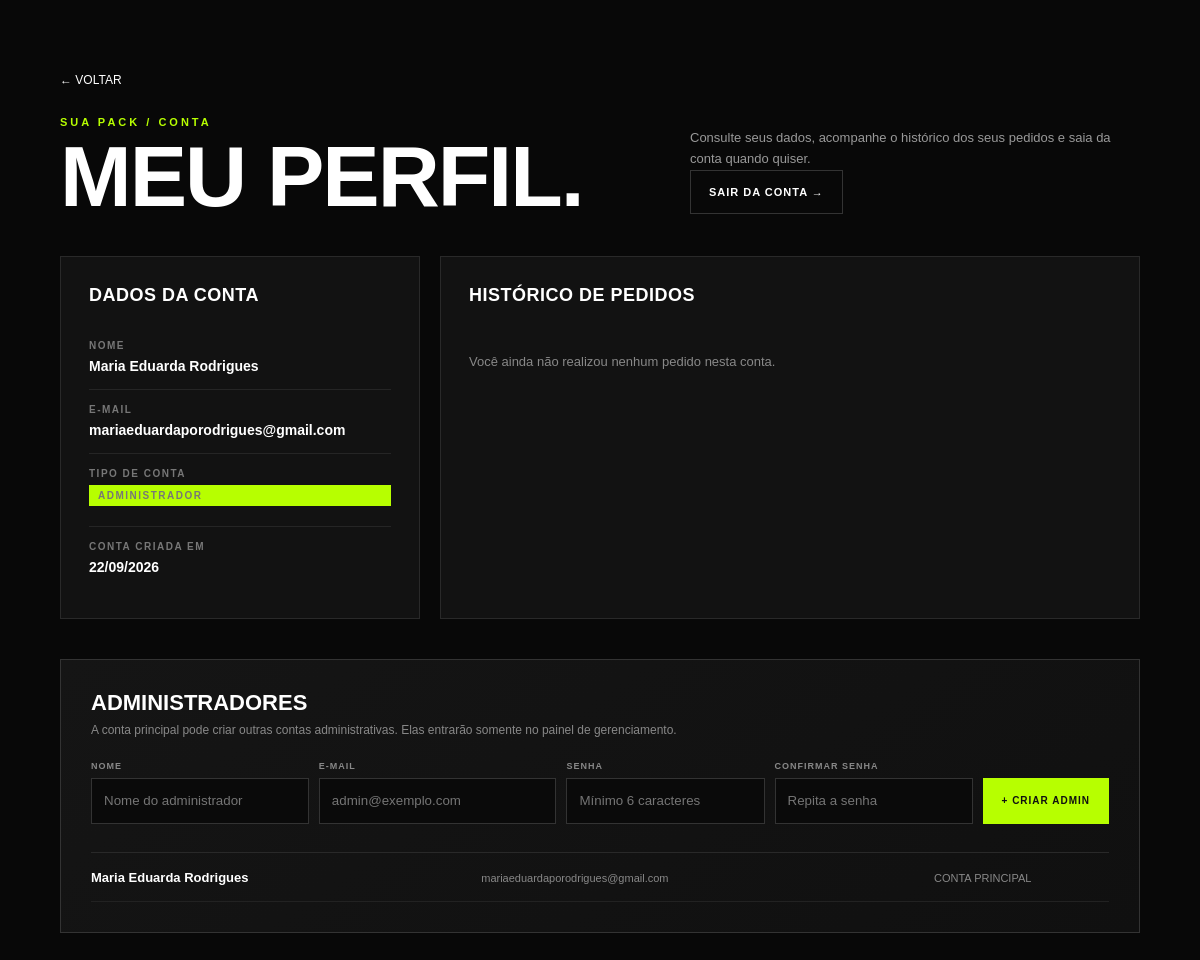
The app's page /perfil.php (signed in) with its own data.
### tables this page shows
CREATE TABLE usuarios (

    id_usuario INT AUTO_INCREMENT PRIMARY KEY,

    nome VARCHAR(120) NOT NULL,

    email VARCHAR(180) NOT NULL UNIQUE,

    senha VARCHAR(255) NOT NULL,

    tipo ENUM('cliente', 'admin') NOT NULL DEFAULT 'cliente',

    criado_em TIMESTAMP DEFAULT CURRENT_TIMESTAMP

);

### includes/auth.php (called while the page is built, shortened)
<?php
function usuario_logado(): bool {
    return isset($_SESSION["usuario_id"]);
}
function usuario_admin(): bool {
    return usuario_logado() && ($_SESSION["usuario_tipo"] ?? "") === "admin";
}
function usuario_admin_principal(): bool {
    return usuario_admin() && strtolower((string)($_SESSION["usuario_email"] ?? "")) === EMAIL_ADMIN_PRINCIPAL;
}
function id_usuario_logado(): ?int {
    return usuario_logado() ? (int) $_SESSION["usuario_id"] : null;
}
?>

### perfil.php (the view, shortened to what this page needs)
<?php
require_once "includes/auth.php";
require_once "conexao.php";
$id_usuario = id_usuario_logado();
$stmt = $conexao->prepare("SELECT id_usuario, nome, email, tipo, criado_em FROM usuarios WHERE id_usuario = ? LIMIT 1");
$stmt->bind_param("i", $id_usuario);
$stmt->execute();
$usuario = $stmt->get_result()->fetch_assoc();
$stmt = $conexao->prepare("SELECT id_pedido, nome_cliente, forma_pagamento, valor_total, status_pedido FROM pedidos WHERE id_usuario = ? ORDER BY id_pedido DESC");
$stmt->bind_param("i", $id_usuario);
$stmt->execute();
$pedidos = $stmt->get_result()->fetch_all(MYSQLI_ASSOC);
$admins = [];
if (usuario_admin_principal()) {
    $resultado = $conexao->query("SELECT id_usuario, nome, email, criado_em FROM usuarios WHERE tipo = 'admin' ORDER BY id_usuario ASC");
    $admins = $resultado ? $resultado->fetch_all(MYSQLI_ASSOC) : [];
}
?>
<!DOCTYPE html>
<html lang="pt-br">
<head>
<link rel="stylesheet" href="style.css">
</head>
<body>
<main class="perfil-pagina">
<div class="perfil-wrap">
<a href="<?= usuario_admin() ? 'admin/index.php' : 'index.php' ?>" class="voltar-perfil">← VOLTAR</a>
<header class="perfil-topo">
<div><span class="perfil-marca">SUA PACK / CONTA</span><h1>MEU PERFIL.</h1></div>
<div><p>Consulte seus dados, acompanhe o histórico dos seus pedidos e saia da conta quando quiser.</p><div class="perfil-acoes"><a href="logout.php">SAIR DA CONTA →</a></div></div>
</header>
<section class="perfil-grid">
<div class="perfil-card">
<h2>DADOS DA CONTA</h2>
<div class="perfil-dado"><span>NOME</span><strong><?= htmlspecialchars($usuario['nome']) ?></strong></div>
<div class="perfil-dado"><span>E-MAIL</span><strong><?= htmlspecialchars($usuario['email']) ?></strong></div>
<div class="perfil-dado"><span>TIPO DE CONTA</span><strong><span class="perfil-tag"><?= $usuario['tipo'] === 'admin' ? 'Administrador' : 'Cliente' ?></span></strong></div>
<div class="perfil-dado"><span>CONTA CRIADA EM</span><strong><?= date('d/m/Y', strtotime($usuario['criado_em'])) ?></strong></div>
</div>
<div class="perfil-card historico">
<h2>HISTÓRICO DE PEDIDOS</h2>
<?php if (!$pedidos): ?>
    <div class="sem-pedidos">Você ainda não realizou nenhum pedido nesta conta.</div>
<?php endif; ?>
</div>
<?php if (usuario_admin_principal()): ?>
<section class="admin-gestao">
<h2>ADMINISTRADORES</h2>
<p>A conta principal pode criar outras contas administrativas. Elas entrarão somente no painel de gerenciamento.</p>
<form method="POST" class="admin-form">
<div><label>NOME</label><input type="text" name="nome" placeholder="Nome do administrador" required></div>
<div><label>E-MAIL</label><input type="email" name="email" placeholder="admin@exemplo.com" required></div>
<div><label>SENHA</label><input type="password" name="senha" placeholder="Mínimo 6 caracteres" required></div>
<div><label>CONFIRMAR SENHA</label><input type="password" name="confirmar_senha" placeholder="Repita a senha" required></div>
<button type="submit">+ CRIAR ADMIN</button>
</form>
<div class="admin-lista">
<?php foreach ($admins as $admin): ?>
<div class="admin-linha">
<div><strong><?= htmlspecialchars($admin['nome']) ?></strong></div>
<div><span><?= htmlspecialchars($admin['email']) ?></span></div>
<div><span><?= strtolower($admin['email']) === EMAIL_ADMIN_PRINCIPAL ? 'CONTA PRINCIPAL' : 'ADMINISTRADOR' ?></span></div>
</div>
<?php endforeach; ?>
</div>
</section>
<?php endif; ?>
</section>
</div>
</main>
</body>
</html>

### style.css (style rules this page uses)
* { margin: 0; padding: 0; box-sizing: border-box; }
:root { --preto: #080808; --preto-2: #0f0f0f; --cinza: #171717; --cinza-2: #222; --cinza-3: #333; --amarelo: #f4e900; --verde: #b6ff00; --branco: #f5f5f2; --cinza-texto: #999; --borda: rgba(255,255,255,0.10); }
html { scroll-behavior: smooth; }
body { background: var(--preto); color: var(--branco); font-family: Arial, Helvetica, sans-serif; min-height: 100vh; }
a { text-decoration: none; color: inherit; }

### perfil.php (style rules this page uses)
.perfil-pagina { min-height:100vh;background:#080808;color:#fff;padding:70px 5% 100px }
.perfil-wrap { max-width:1180px;margin:0 auto }
.perfil-topo { display:flex;justify-content:space-between;align-items:flex-end;gap:30px;margin-bottom:42px }
.perfil-marca { color:#b7ff00;font-size:11px;font-weight:900;letter-spacing:3px }
.perfil-topo h1 { font-family:Impact,"Arial Black",sans-serif;font-size:clamp(50px,8vw,86px);line-height:.86;margin:10px 0 0;letter-spacing:-2px }
.perfil-topo p { color:#999;max-width:450px;line-height:1.6;font-size:13px }
.perfil-acoes { display:flex;gap:10px;flex-wrap:wrap }
.perfil-acoes a { display:inline-flex;align-items:center;justify-content:center;min-height:44px;padding:0 18px;border:1px solid #333;color:#fff;text-decoration:none;font-size:11px;font-weight:900;letter-spacing:1px }
.perfil-grid { display:grid;grid-template-columns:360px 1fr;gap:20px }
.perfil-card { background:#121212;border:1px solid #292929;padding:28px }
.perfil-card h2 { font-size:18px;margin:0 0 20px;letter-spacing:.5px }
.perfil-dado { padding:14px 0;border-bottom:1px solid #252525 }
.perfil-dado:last-child { border-bottom:0 }
.perfil-dado span { display:block;color:#777;font-size:10px;font-weight:800;letter-spacing:1.5px;margin-bottom:6px }
.perfil-dado strong { font-size:14px;color:#fff;word-break:break-word }
.perfil-tag { display:inline-flex;padding:5px 9px;background:#b7ff00;color:#111;font-size:10px;font-weight:900;letter-spacing:1px;text-transform:uppercase }
.historico { grid-column:2 }
.sem-pedidos { padding:28px 0;color:#888;font-size:13px }
.admin-gestao { margin-top:20px;grid-column:1 / -1;background:linear-gradient(145deg,#151515,#101010);border:1px solid #333;padding:30px }
.admin-gestao h2 { font-size:22px;margin:0 0 7px }
.admin-gestao>p { color:#888;font-size:12px;margin:0 0 24px }
.admin-form { display:grid;grid-template-columns:1.1fr 1.2fr 1fr 1fr auto;gap:10px;align-items:end }
.admin-form label { display:block;color:#888;font-size:9px;font-weight:900;letter-spacing:1px;margin-bottom:7px }
.admin-form input { width:100%;height:46px;background:#0a0a0a;border:1px solid #333;color:#fff;padding:0 12px;box-sizing:border-box;outline:none }
.admin-form button { height:46px;padding:0 18px;background:#b7ff00;color:#111;border:1px solid #b7ff00;font-weight:900;font-size:10px;letter-spacing:1px;cursor:pointer }
.admin-lista { margin-top:28px;border-top:1px solid #292929 }
.admin-linha { display:grid;grid-template-columns:1.2fr 1.4fr 160px auto;gap:15px;align-items:center;padding:15px 0;border-bottom:1px solid #222 }
.admin-linha strong { font-size:13px }
.admin-linha span { color:#888;font-size:11px }
.voltar-perfil { display:inline-block;color:#fff;text-decoration:none;font-size:12px;margin-bottom:25px }

### records on screen
usuarios: nome "Maria Eduarda Rodrigues", email "mariaeduardaporodrigues@gmail.com", criado_em "22/09/2026", shows "CONTA PRINCIPAL"
